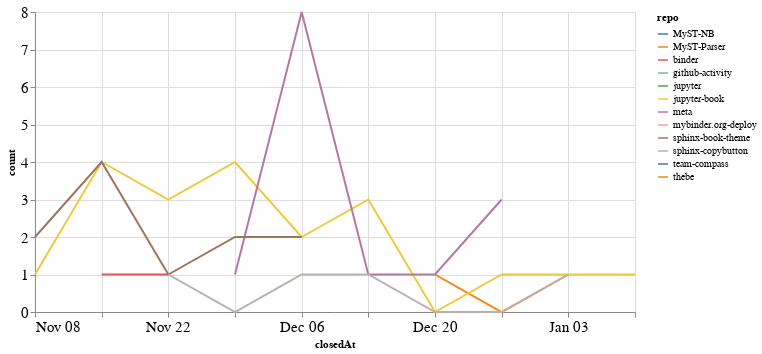

Notebook cell for this chart:
### Code cell
closed_by_time = closed_by.groupby('repo').resample('W', on='closedAt').count()['author'].reset_index()
closed_by_time = closed_by_time.rename(columns={'author': 'count'})

alt.Chart(closed_by_time, width=600).mark_line().encode(
    x='closedAt',
    y='count',
    color='repo',
    tooltip="repo"
)

### Figure 1 — Vega-Lite specification as saved in the notebook (floating-point values rounded to 4 significant figures)
{"config": {"axisLeft": {"labelFontSize": 15}, "axisBottom": {"labelFontSize": 15}}, "data": {"name": "data-87b09865f6edccb4ef809715d9249a9d"}, "mark": "line", "encoding": {"color": {"type": "nominal", "field": "repo"}, "tooltip": {"type": "nominal", "field": "repo"}, "x": {"type": "temporal", "field": "closedAt"}, "y": {"type": "quantitative", "field": "count"}}, "width": 600, "$schema": "https://vega.github.io/schema/vega-lite/v4.8.1.json", "datasets": {"data-87b09865f6edccb4ef809715d9249a9d": [{"repo": "MyST-NB", "closedAt": "2020-11-22T00:00:00", "count": 3}, {"repo": "MyST-Parser", "closedAt": "2020-12-20T00:00:00", "count": 1}, {"repo": "MyST-Parser", "closedAt": "2020-12-27T00:00:00", "count": 0}, {"repo": "MyST-Parser", "closedAt": "2021-01-03T00:00:00", "count": 1}, {"repo": "binder", "closedAt": "2020-11-15T00:00:00", "count": 1}, {"repo": "binder", "closedAt": "2020-11-22T00:00:00", "count": 1}, {"repo": "github-activity", "closedAt": "2020-12-13T00:00:00", "count": 1}, {"repo": "jupyter", "closedAt": "2020-12-20T00:00:00", "count": 1}, {"repo": "jupyter-book", "closedAt": "2020-11-08T00:00:00", "count": 1}, {"repo": "jupyter-book", "closedAt": "2020-11-15T00:00:00", "count": 4}, {"repo": "jupyter-book", "closedAt": "2020-11-22T00:00:00", "count": 3}, {"repo": "jupyter-book", "closedAt": "2020-11-29T00:00:00", "count": 4}, {"repo": "jupyter-book", "closedAt": "2020-12-06T00:00:00", "count": 2}, {"repo": "jupyter-book", "closedAt": "2020-12-13T00:00:00", "count": 3}, {"repo": "jupyter-book", "closedAt": "2020-12-20T00:00:00", "count": 0}, {"repo": "jupyter-book", "closedAt": "2020-12-27T00:00:00", "count": 1}, {"repo": "jupyter-book", "closedAt": "2021-01-03T00:00:00", "count": 1}, {"repo": "jupyter-book", "closedAt": "2021-01-10T00:00:00", "count": 1}, {"repo": "meta", "closedAt": "2020-11-29T00:00:00", "count": 1}, {"repo": "meta", "closedAt": "2020-12-06T00:00:00", "count": 8}, {"repo": "meta", "closedAt": "2020-12-13T00:00:00", "count": 1}, {"repo": "meta", "closedAt": "2020-12-20T00:00:00", "count": 1}, {"repo": "meta", "closedAt": "2020-12-27T00:00:00", "count": 3}, {"repo": "mybinder.org-deploy", "closedAt": "2020-12-06T00:00:00", "count": 1}, {"repo": "sphinx-book-theme", "closedAt": "2020-11-08T00:00:00", "count": 2}, {"repo": "sphinx-book-theme", "closedAt": "2020-11-15T00:00:00", "count": 4}, {"repo": "sphinx-book-theme", "closedAt": "2020-11-22T00:00:00", "count": 1}, {"repo": "sphinx-book-theme", "closedAt": "2020-11-29T00:00:00", "count": 2}, {"repo": "sphinx-book-theme", "closedAt": "2020-12-06T00:00:00", "count": 2}, {"repo": "sphinx-copybutton", "closedAt": "2020-11-22T00:00:00", "count": 1}, {"repo": "sphinx-copybutton", "closedAt": "2020-11-29T00:00:00", "count": 0}, {"repo": "sphinx-copybutton", "closedAt": "2020-12-06T00:00:00", "count": 1}, {"repo": "sphinx-copybutton", "closedAt": "2020-12-13T00:00:00", "count": 1}, {"repo": "sphinx-copybutton", "closedAt": "2020-12-20T00:00:00", "count": 0}, {"repo": "sphinx-copybutton", "closedAt": "2020-12-27T00:00:00", "count": 0}, {"repo": "sphinx-copybutton", "closedAt": "2021-01-03T00:00:00", "count": 1}, {"repo": "team-compass", "closedAt": "2020-12-20T00:00:00", "count": 1}, {"repo": "thebe", "closedAt": "2020-12-27T00:00:00", "count": 2}]}}
